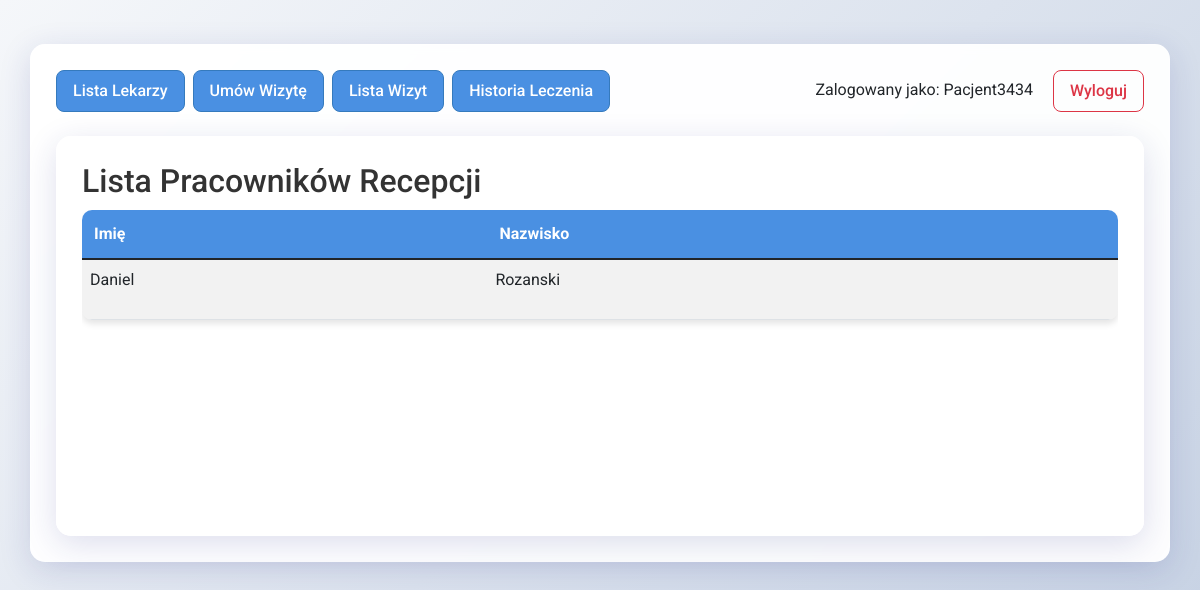
Page /pracownicy (signed in) on the committed database.
### app.py (models this page shows, shortened)
class User(UserMixin, db.Model):
    __tablename__ = 'users'
    id = db.Column(db.Integer, primary_key=True)
    username = db.Column(db.String(80), unique=True, nullable=False)
    password_hash = db.Column(db.String(120), nullable=False)
    role = db.Column(db.String(20), nullable=False, default='user')  # 'user', 'doctor', 'receptionist', 'admin'
    is_admin = db.Column(db.Boolean, default=False)

class Pracownik_Recepcji(db.Model):
    __tablename__ = 'pracownicy_recepcji'
    id = db.Column(db.Integer, primary_key=True)
    user_id = db.Column(db.Integer, db.ForeignKey('users.id'))
    imie = db.Column(db.String(50), nullable=False)
    nazwisko = db.Column(db.String(50), nullable=False)
    user = db.relationship('User', backref='pracownik_recepcji')

### app.py (the view)
@app.route('/pracownicy', methods=['GET'])
@login_required
def lista_pracownikow():
    pracownicy = Pracownik_Recepcji.query.all()
    return render_template('pracownicy.html', pracownicy=pracownicy)

### app.py (called while the page is built)
@login_manager.user_loader
def load_user(user_id):
    return User.query.get(int(user_id))

### templates/pracownicy.html (shortened to what this page needs)
{% extends "base.html" %}
{% block content %}
<div class="container mt-4" style="height: 50vh;">
    <h2>Lista Pracowników Recepcji</h2>
    <div class="table-container" style="height: calc(100% - 50px); overflow-y: auto;">
        <table class="table table-striped">
            <thead class="sticky-top bg-white">
                <tr>
                    <th>Imię</th>
                    <th>Nazwisko</th>
                </tr>
            </thead>
            <tbody>
                {% for pracownik in pracownicy %}
                <tr style="height: 60px;" id="row-{{ pracownik.id }}">
                    <td>
                        <span class="display-value">{{ pracownik.imie }}</span>
                    </td>
                    <td>
                        <span class="display-value">{{ pracownik.nazwisko }}</span>
                    </td>
                </tr>
                {% endfor %}
            </tbody>
        </table>
    </div>
</div>
{% endblock %}

### templates/base.html (shortened to what this page needs)
<!DOCTYPE html>
<html lang="pl">
<head>
    <link rel="stylesheet" href="https://cdnjs.cloudflare.com/ajax/libs/bootstrap/5.1.3/css/bootstrap.min.css">
    <link rel="stylesheet" href="{{ url_for('static', filename='style.css') }}">
</head>
<body>
    <div class="container mt-4">
        <nav class="mb-4 d-flex align-items-center">
            {% if current_user.is_authenticated %}
                {% if current_user.is_admin %}
                    <a href="{{ url_for('lista_pacjentow') }}" class="btn btn-primary me-2">Lista Pacjentów</a>
                    <a href="{{ url_for('lista_lekarzy') }}" class="btn btn-primary me-2">Lista Lekarzy</a>
                    <a href="{{ url_for('lista_pracownikow') }}" class="btn btn-primary me-2">Lista Pracowników</a>
                    <a href="{{ url_for('lista_wizyt') }}" class="btn btn-primary me-2">Lista Wizyt</a>
                    <a href="{{ url_for('umow_wizyte_form') }}" class="btn btn-primary me-2">Umów Wizytę</a>
                {% else %}
                    <a href="{{ url_for('lista_lekarzy') }}" class="btn btn-primary me-2">Lista Lekarzy</a>
                    <a href="{{ url_for('umow_wizyte_form') }}" class="btn btn-primary me-2">Umów Wizytę</a>
                    <a href="{{ url_for('lista_wizyt') }}" class="btn btn-primary me-2">Lista Wizyt</a>
                    <a href="{{ url_for('historia_leczenia') }}" class="btn btn-primary me-2">Historia Leczenia</a>
                {% endif %}
            {% endif %}
            <div class="ms-auto me-0">
                {% if current_user.is_authenticated %}
                    <span class="me-3">Zalogowany jako: {{ current_user.username }}</span>
                    <a href="{{ url_for('logout') }}" class="btn btn-outline-danger">Wyloguj</a>
                {% else %}
                    <a href="{{ url_for('login') }}" class="btn btn-outline-primary me-2">Zaloguj</a>
                    <a href="{{ url_for('register') }}" class="btn btn-outline-success">Zarejestruj</a>
                {% endif %}
            </div>
        </nav>
        {% block content %}{% endblock %}
    </div>
</body>
</html>

### static/style.css (style rules this page uses)
body { font-family: 'Roboto', Arial, sans-serif; min-height: 100vh; margin: 0; padding: 20px; background: linear-gradient(135deg, #f5f7fa 0%, #c3cfe2 100%); }
.container { background: rgba(255, 255, 255, 0.95); border-radius: 15px; box-shadow: 0 8px 32px 0 rgba(31, 38, 135, 0.15); padding: 25px; margin-top: 20px; backdrop-filter: blur(4px); -webkit-backdrop-filter: blur(4px); border: 1px solid rgba(255, 255, 255, 0.18); }
h2 { margin-bottom: 10px; color: #333; }
.btn-primary { background-color: #4a90e2; border-color: #357abd; transition: all 0.3s ease; }
.table { background: white; border-radius: 10px; overflow: hidden; box-shadow: 0 4px 6px rgba(0, 0, 0, 0.1); }
.table thead th { background-color: #4a90e2; color: white; border-bottom: none; padding: 12px; }
.btn { border-radius: 8px; padding: 8px 16px; font-weight: 500; }

### rows in the picture
User: username "Pacjent3434"
Pracownik_Recepcji: imie "Daniel", nazwisko "Rozanski"
